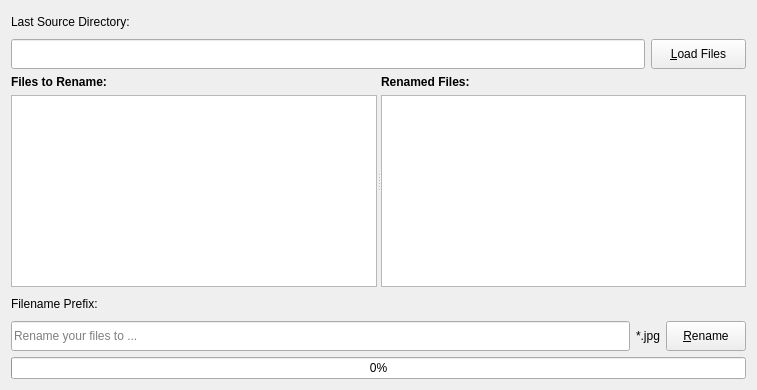
<?xml version="1.0" encoding="UTF-8"?>
<ui version="4.0">
 <class>Window</class>
 <widget class="QWidget" name="Window">
  <property name="geometry">
   <rect>
    <x>0</x>
    <y>0</y>
    <width>757</width>
    <height>390</height>
   </rect>
  </property>
  <property name="windowTitle">
   <string>Renamer</string>
  </property>
  <layout class="QGridLayout" name="gridLayout">
   <item row="0" column="0" colspan="4">
    <widget class="QLabel" name="label">
     <property name="minimumSize">
      <size>
       <width>0</width>
       <height>15</height>
      </size>
     </property>
     <property name="text">
      <string>Last Source Directory:</string>
     </property>
    </widget>
   </item>
   <item row="1" column="0" colspan="2">
    <widget class="QLineEdit" name="dirEdit">
     <property name="minimumSize">
      <size>
       <width>0</width>
       <height>30</height>
      </size>
     </property>
     <property name="maximumSize">
      <size>
       <width>16777215</width>
       <height>30</height>
      </size>
     </property>
    </widget>
   </item>
   <item row="1" column="2" colspan="2">
    <widget class="QPushButton" name="loadFilesButton">
     <property name="minimumSize">
      <size>
       <width>0</width>
       <height>30</height>
      </size>
     </property>
     <property name="maximumSize">
      <size>
       <width>16777215</width>
       <height>30</height>
      </size>
     </property>
     <property name="text">
      <string>&amp;Load Files</string>
     </property>
    </widget>
   </item>
   <item row="2" column="0" colspan="4">
    <widget class="QSplitter" name="splitter">
     <property name="orientation">
      <enum>Qt::Horizontal</enum>
     </property>
     <widget class="QWidget" name="">
      <layout class="QVBoxLayout" name="verticalLayout">
       <item>
        <widget class="QLabel" name="label_2">
         <property name="font">
          <font>
           <weight>75</weight>
           <bold>true</bold>
          </font>
         </property>
         <property name="text">
          <string>Files to Rename:</string>
         </property>
        </widget>
       </item>
       <item>
        <widget class="QListWidget" name="srcFileList"/>
       </item>
      </layout>
     </widget>
     <widget class="QWidget" name="">
      <layout class="QVBoxLayout" name="verticalLayout_2">
       <item>
        <widget class="QLabel" name="label_3">
         <property name="font">
          <font>
           <weight>75</weight>
           <bold>true</bold>
          </font>
         </property>
         <property name="text">
          <string>Renamed Files:</string>
         </property>
        </widget>
       </item>
       <item>
        <widget class="QListWidget" name="dstFileList"/>
       </item>
      </layout>
     </widget>
    </widget>
   </item>
   <item row="3" column="0" colspan="4">
    <widget class="QLabel" name="label_4">
     <property name="minimumSize">
      <size>
       <width>0</width>
       <height>15</height>
      </size>
     </property>
     <property name="text">
      <string>Filename Prefix:</string>
     </property>
    </widget>
   </item>
   <item row="4" column="0">
    <widget class="QLineEdit" name="prefixEdit">
     <property name="minimumSize">
      <size>
       <width>0</width>
       <height>30</height>
      </size>
     </property>
     <property name="maximumSize">
      <size>
       <width>16777215</width>
       <height>30</height>
      </size>
     </property>
     <property name="placeholderText">
      <string>Rename your files to ...</string>
     </property>
    </widget>
   </item>
   <item row="4" column="1" colspan="2">
    <widget class="QLabel" name="extensionLabel">
     <property name="minimumSize">
      <size>
       <width>0</width>
       <height>30</height>
      </size>
     </property>
     <property name="maximumSize">
      <size>
       <width>16777215</width>
       <height>30</height>
      </size>
     </property>
     <property name="text">
      <string>*.jpg</string>
     </property>
    </widget>
   </item>
   <item row="4" column="3">
    <widget class="QPushButton" name="renameFilesButton">
     <property name="minimumSize">
      <size>
       <width>0</width>
       <height>30</height>
      </size>
     </property>
     <property name="maximumSize">
      <size>
       <width>16777215</width>
       <height>30</height>
      </size>
     </property>
     <property name="text">
      <string>&amp;Rename</string>
     </property>
    </widget>
   </item>
   <item row="5" column="0" colspan="4">
    <widget class="QProgressBar" name="progressBar">
     <property name="value">
      <number>0</number>
     </property>
    </widget>
   </item>
  </layout>
 </widget>
 <resources/>
 <connections/>
</ui>
